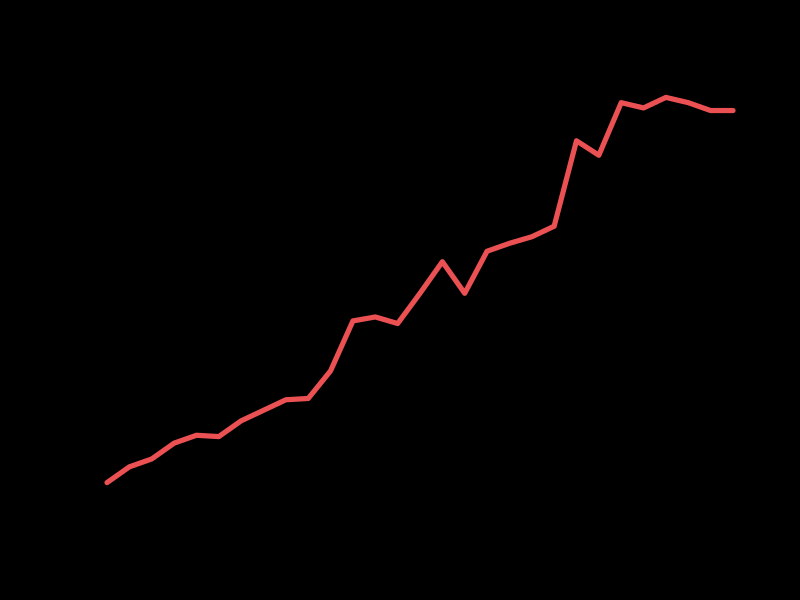
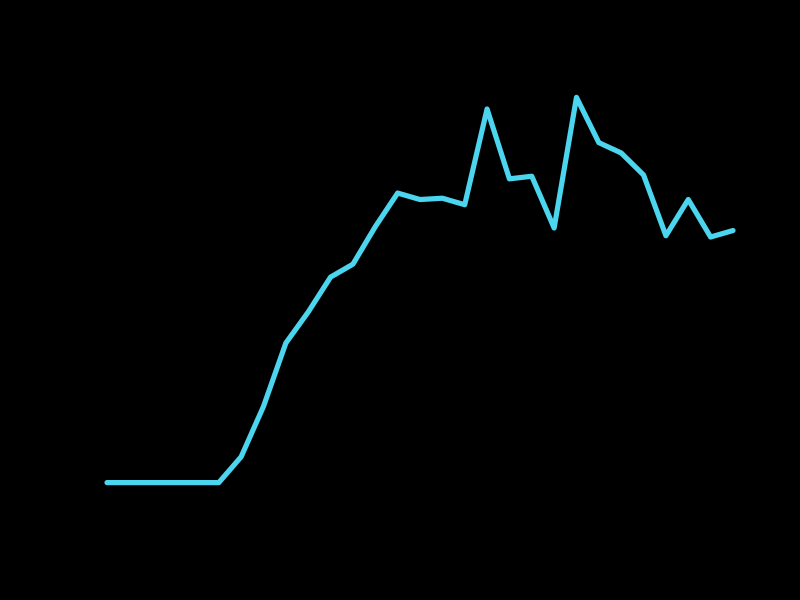

R code for these plots, in order:
library(reshape)

ds <- read.csv("CitesThruTime.csv")

# Reshape the data so it's in long format
data_long <- melt(ds, id = "Year")

#Make new colour to match those of presentation

newcol <- rgb(red = 235, green = 81, blue = 83, maxColorValue = 255)

png("Felsenstein85Citations.png")

# Add black background
par(bg = "black")

# Plot Felsenstein1985 citations
plot(value[variable == "Felsenstein1985"] ~ Year[variable == "Felsenstein1985"], 
     data = data_long, type = "l", col = newcol, lwd = 5)

dev.off()

newblue <- rgb(red = 75, green = 213, blue = 238, maxColorValue = 255)

png("HarveyPagel91Citations.png")

# Add black background
par(bg = "black")

# Plot Harvey&Pagel 1991 citations
plot(value[variable == "HarveyPagel1991"] ~ Year[variable == "HarveyPagel1991"], 
     data = data_long, type = "l", col = newblue, lwd = 5)

dev.off()
